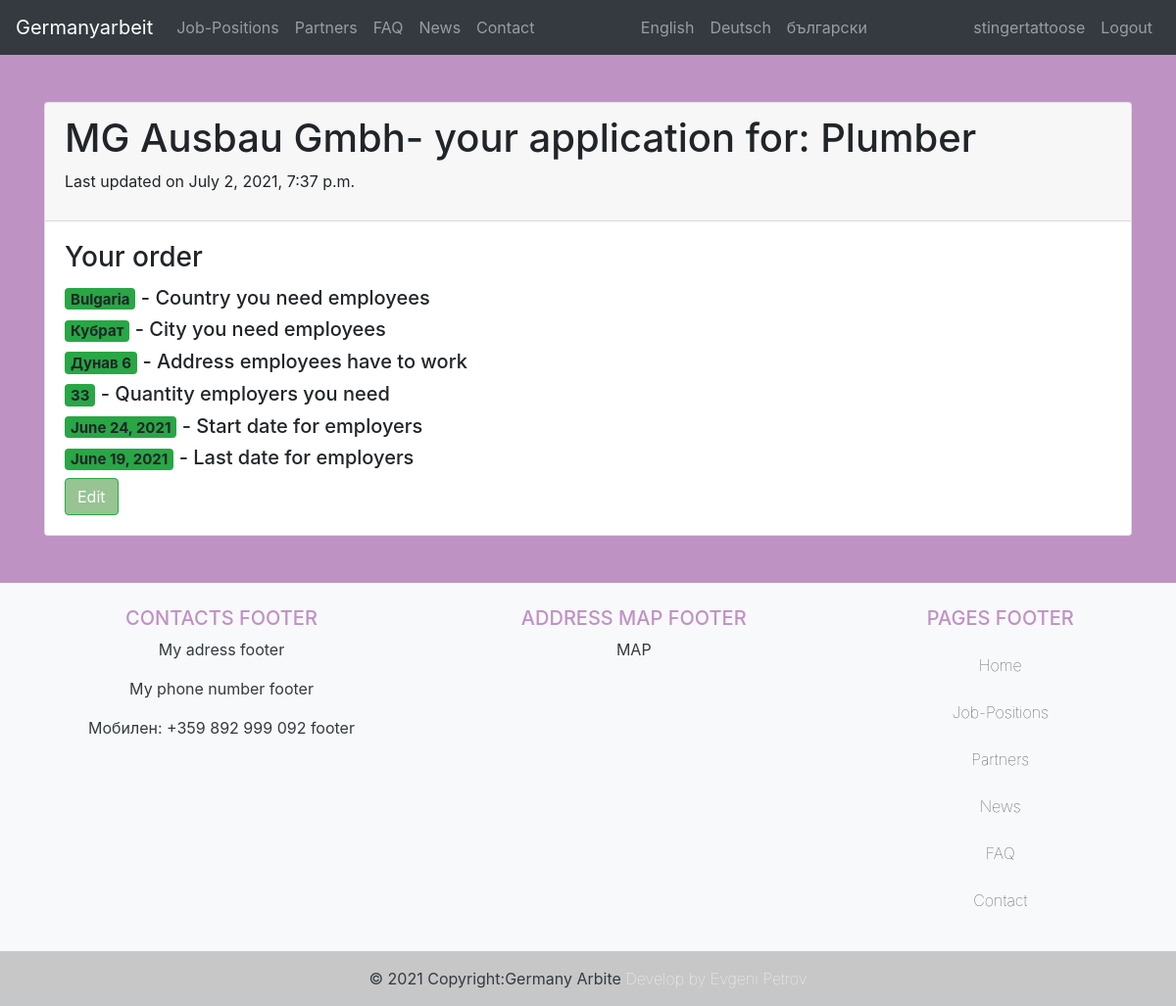
The page /en/category/order/detail/24/ (signed in) on the database as committed earlier.
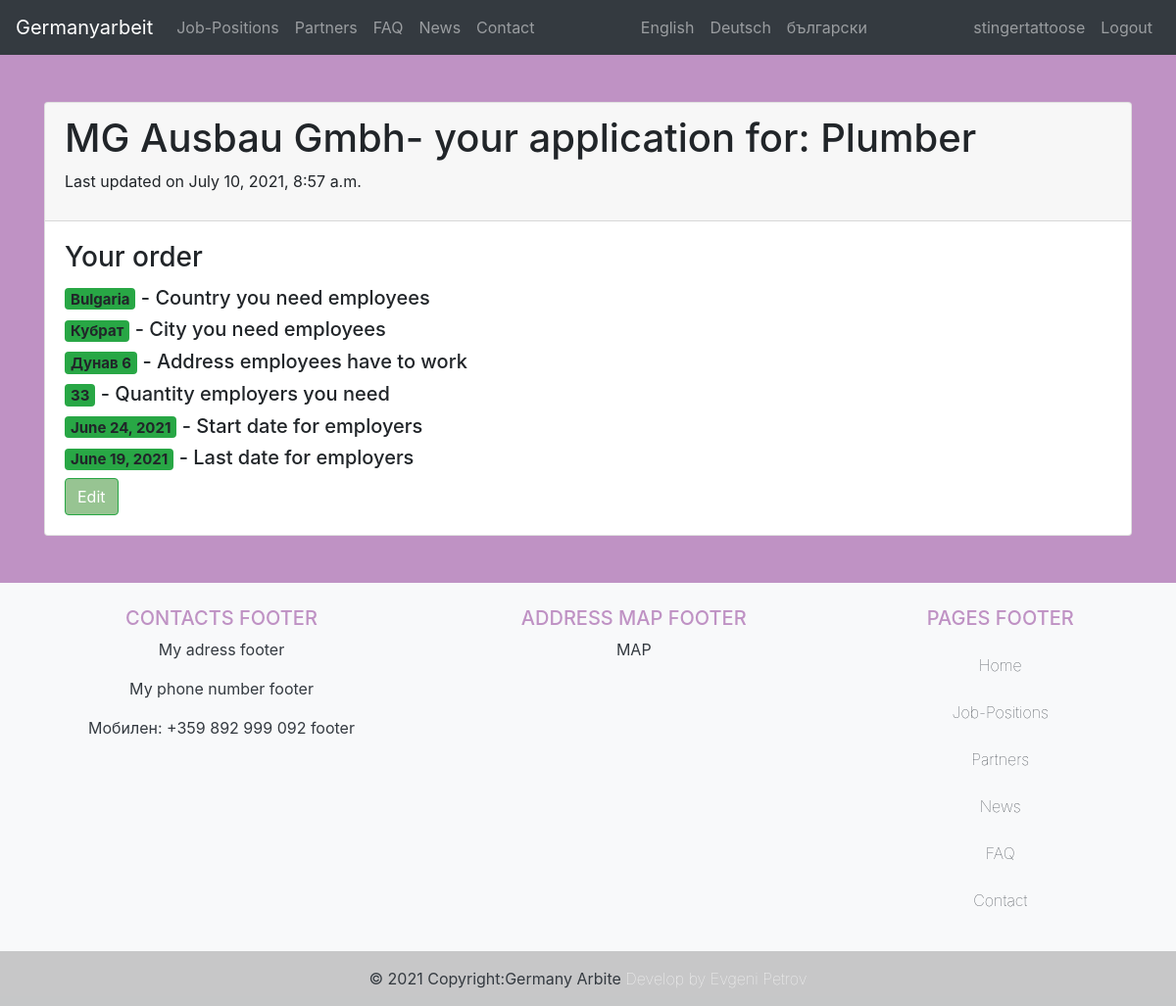
The same page on the database as committed later.
### category/models.py (models this page shows, shortened)
class CompanyOrder(models.Model):
    job_titlle = models.ForeignKey(SubCategory, on_delete=models.CASCADE, related_name="subcategory")
    company = models.ForeignKey(User, on_delete=models.CASCADE)
    country = models.CharField(_('country'), max_length=100)
    city = models.CharField(_('city'), max_length=100)
    address = models.CharField(_('address_order'), max_length=250)
    workers_number = models.CharField(_('workers_number'), max_length=10)
    start_date = models.DateField(_('start_date'),)
    end_date = models.DateField(_('end_date'),)
    update_date = models.DateTimeField(auto_now=True)
    submit_date = models.DateField(auto_now_add=True)
    completed = models.BooleanField(default=False)

class SubCategory(models.Model):
    category = models.ForeignKey(Category, on_delete=models.CASCADE, related_name="category", related_query_name="category", verbose_name="category")
    name = models.CharField(max_length=250)
    img = models.ImageField(upload_to="category_pic")
    def __str__(self):
        return self.name

### category/views.py (the view)
# urls.py: path('order/detail/<int:id>/', views.order_detail, name="order_detail"),
@login_required
@company_required
def order_detail(request, id):
    order = CompanyOrder.objects.get(pk=id, company=request.user)
    comp = Company.objects.get(pk=order.company_id)
    return render(request, 'category/order_detail.html', {'order': order, 'comp': comp})

### templates/category/order_detail.html (shortened to what this page needs)
{% extends "base.html" %}
{% load static %}
{% load i18n %}
{% block content %}
<div class="container">
    <div class="row">
        <div class="col-lg-12 col-md-12 col-sm-12">
        <br>
        <br>
            <div class="card">
                <div class="card-header">
                    <h1>{{ comp.company_name }}- {% trans "your application for:" %} {{ order.job_titlle }}</h1>
                    <p>{% trans "Last updated on" %} {{ order.update_date }}</p>
                </div>
                <div class="card-body">
                    <h3 class="card-title">{% trans "Your order" %}</h3>
                    <h5 class="card-text"><span class="badge bg-success">{{ order.country }}</span> - {% trans "Country you need employees" %}</h5>
                    <h5 class="card-text"><span class="badge bg-success">{{ order.city }}</span> - {% trans "City you need employees" %}</h5>
                    <h5 class="card-text"><span class="badge bg-success">{{ order.address }}</span> - {% trans "Address employees have to work" %}</h5>
                    <h5 class="card-text"><span class="badge bg-success">{{ order.workers_number }}</span> - {% trans "Quantity employers you need" %}</h5>
                    <h5 class="card-text"><span class="badge bg-success">{{ order.start_date }}</span> - {% trans "Start date for employers" %}</h5>
                    <h5 class="card-text"><span class="badge bg-success">{{ order.end_date }}</span> - {% trans "Last date for employers" %}</h5>
                    <a href="{% url 'order_edit' order.id %}" class="btn btn-success">{% trans "Edit" %}</a>
                </div>
            </div>
        </div>
    </div>
</div>
{% endblock content %}

Rows that differ between the two databases and show on the page:
changed CompanyOrder "Bulgaria": update_date "July 2, 2021, 7:37 p.m." → "July 10, 2021, 8:57 a.m."
